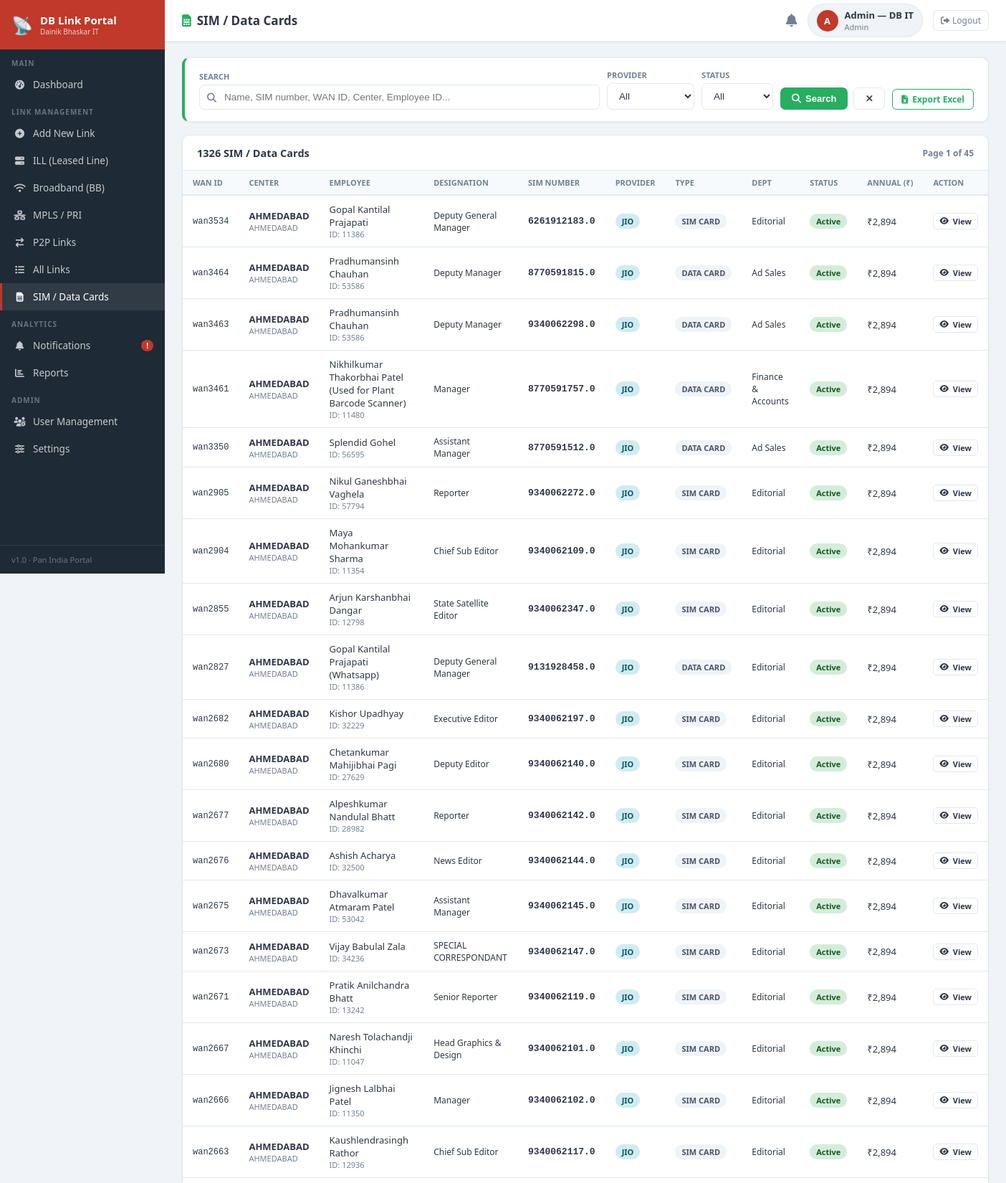
Page /sim-cards (signed in, upper part) on the committed database.
### tables this page shows
CREATE TABLE sim_cards (
    id INTEGER PRIMARY KEY AUTOINCREMENT,
    wan_id TEXT DEFAULT '',
    center TEXT DEFAULT '',
    location TEXT DEFAULT '',
    division TEXT DEFAULT '',
    office_type TEXT DEFAULT '',
    employee_id TEXT DEFAULT '',
    employee_name TEXT DEFAULT '',
    sim_number TEXT DEFAULT '',
    service_provider TEXT DEFAULT '',
    card_type TEXT DEFAULT '',
    emp_status TEXT DEFAULT 'Active',
    designation TEXT DEFAULT '',
    department TEXT DEFAULT '',
    arc REAL DEFAULT 0,
    state TEXT DEFAULT '',
    created_at TEXT DEFAULT (datetime('now','localtime'))
);

### app.py (the view)
@app.route('/sim-cards')
@login_required
def sim_cards():
    db       = get_db()
    search   = request.args.get('search','').strip()
    provider = request.args.get('provider','').strip()
    status_f = request.args.get('status','').strip()
    page     = max(1, int(request.args.get('page',1) or 1))
    per_page = 30
    conds, params = [], []
    if search:
        conds.append('(employee_name LIKE ? OR sim_number LIKE ? OR center LIKE ? OR service_provider LIKE ? OR wan_id LIKE ? OR employee_id LIKE ?)')
        params += [f'%{search}%']*6
    if provider: conds.append('service_provider=?'); params.append(provider)
    if status_f: conds.append('emp_status=?'); params.append(status_f)
    where  = ('WHERE '+' AND '.join(conds)) if conds else ''
    total  = qone(db, f'SELECT COUNT(*) FROM sim_cards {where}', params)
    sims   = db.execute(f'SELECT * FROM sim_cards {where} ORDER BY center LIMIT ? OFFSET ?', params+[per_page,(page-1)*per_page]).fetchall()
    providers = db.execute('SELECT DISTINCT service_provider FROM sim_cards WHERE service_provider!="" ORDER BY service_provider').fetchall()
    db.close()
    total_pages = max(1,(total+per_page-1)//per_page)
    return render_template('sim_cards.html', sims=sims, total=total, page=page,
                           per_page=per_page, total_pages=total_pages, search=search,
                           provider=provider, status_f=status_f, providers=providers)

### app.py (called while the page is built)
def get_db():
    conn = sqlite3.connect(DB_PATH)
    conn.row_factory = sqlite3.Row
    return conn

def qone(conn, sql, params=()):
    row = conn.execute(sql, list(params)).fetchone()
    return row[0] if row else 0

def login_required(f):
    @functools.wraps(f)
    def w(*a,**k):
        if 'user_id' not in session: return redirect(url_for('login'))
        return f(*a,**k)
    return w

### templates/sim_cards.html (shortened to what this page needs)
{% extends 'base.html' %}
{% block page_title %}<i class="fas fa-sim-card" style="color:var(--green);margin-right:8px"></i>SIM / Data Cards{% endblock %}
{% block content %}
<div class="card mb" style="border-left:4px solid var(--green)">
  <div class="card-body" style="padding:16px 20px">
    <form method="GET">
      <div style="display:flex;gap:10px;flex-wrap:wrap;align-items:flex-end">
        <div style="flex:1;min-width:200px">
          <div style="font-size:11px;font-weight:700;color:var(--muted);margin-bottom:4px;text-transform:uppercase">Search</div>
          <div style="position:relative">
            <i class="fas fa-search" style="position:absolute;left:11px;top:50%;transform:translateY(-50%);color:var(--muted);font-size:13px"></i>
            <input class="form-control" style="padding-left:34px" type="text" name="search" value="{{ search }}" placeholder="Name, SIM number, WAN ID, Center, Employee ID...">
          </div>
        </div>
        <div>
          <div style="font-size:11px;font-weight:700;color:var(--muted);margin-bottom:4px;text-transform:uppercase">Provider</div>
          <select class="form-control" style="min-width:100px" name="provider">
            <option value="">All</option>
          </select>
        </div>
        <div>
          <div style="font-size:11px;font-weight:700;color:var(--muted);margin-bottom:4px;text-transform:uppercase">Status</div>
          <select class="form-control" style="min-width:100px" name="status">
            <option value="">All</option>
          </select>
        </div>
        <div style="display:flex;gap:8px">
          <button class="btn btn-green" type="submit"><i class="fas fa-search"></i> Search</button>
          <a href="/sim-cards" class="btn btn-outline"><i class="fas fa-xmark"></i></a>
        </div>
        <a href="/export/sim-cards" class="btn btn-outline btn-sm" style="border-color:var(--green);color:var(--green);align-self:flex-end"><i class="fas fa-file-excel"></i> Export Excel</a>
      </div>
    </form>
  </div>
</div>
<div class="card">
  <div class="card-header"><span>{{ total }} SIM / Data Cards</span><span style="font-size:12px;color:var(--muted)">Page {{ page }} of {{ total_pages }}</span></div>
  <div class="tbl-wrap">
    <table class="tbl">
      <thead><tr><th>WAN ID</th><th>Center</th><th>Employee</th><th>Designation</th><th>SIM Number</th><th>Provider</th><th>Type</th><th>Dept</th><th>Status</th><th>Annual (₹)</th><th>Action</th></tr></thead>
      <tbody>
      {% for s in sims %}
      <tr>
        <td style="font-family:monospace;font-size:12px">{{ s['wan_id'] or '—' }}</td>
        <td><b>{{ s['center'] }}</b><div style="font-size:11px;color:var(--muted)">{{ s['location'] }}</div></td>
        <td>{{ s['employee_name'] }}<div style="font-size:11px;color:var(--muted)">ID: {{ s['employee_id'] }}</div></td>
        <td style="font-size:12px">{{ s['designation'] or '—' }}</td>
        <td style="font-family:monospace;font-weight:700">{{ s['sim_number'] }}</td>
        <td><span class="badge b-blue">{{ s['service_provider'] }}</span></td>
        <td><span class="badge b-gray">{{ s['card_type'] }}</span></td>
        <td style="font-size:12px">{{ s['department'] or '—' }}</td>
        <td><span class="badge {{ 'b-green' if s['emp_status']=='Active' else 'b-red' }}">{{ s['emp_status'] }}</span></td>
        <td>₹{{ "{:,.0f}".format(s['arc'] or 0) }}</td>
        <td><a href="/sim-cards/{{ s['id'] }}" class="btn btn-outline btn-xs"><i class="fas fa-eye"></i> View</a></td>
      </tr>
      {% else %}
      <tr><td colspan="11" style="text-align:center;padding:40px;color:var(--muted)">No records found</td></tr>
      {% endfor %}
      </tbody>
    </table>
  </div>
</div>
{% endblock %}

### templates/base.html (style rules this page uses)
:root { --red:#c0392b;--red2:#96281b;--dark:#1e2a35;--dark2:#2c3e50; --bg:#f0f3f7;--card:#fff;--border:#e2e8f0; --green:#27ae60;--orange:#e67e22;--blue:#2980b9;--purple:#8e44ad; --text:#2d3748;--muted:#718096; }
* { margin:0;padding:0;box-sizing:border-box }
body { font-family:'Segoe UI',Tahoma,sans-serif;background:var(--bg);color:var(--text);display:flex;min-height:100vh }
.card { background:var(--card);border-radius:10px;border:1px solid var(--border);box-shadow:0 1px 3px rgba(0,0,0,.05) }
.card-header { padding:14px 20px;border-bottom:1px solid var(--border);font-size:14.5px;font-weight:600;display:flex;align-items:center;justify-content:space-between;gap:10px }
.card-body { padding:18px 20px }
.tbl-wrap { overflow-x:auto }
table.tbl { width:100%;border-collapse:collapse;font-size:13px }
table.tbl th { background:#f7fafc;padding:9px 14px;text-align:left;font-size:11px;font-weight:700;text-transform:uppercase;color:var(--muted);border-bottom:2px solid var(--border);white-space:nowrap }
table.tbl td { padding:10px 14px;border-bottom:1px solid var(--border);vertical-align:middle }
.badge { display:inline-flex;align-items:center;gap:3px;padding:3px 9px;border-radius:20px;font-size:11px;font-weight:700;white-space:nowrap }
.b-green { background:#d4edda;color:#155724 }
.b-blue { background:#d1ecf1;color:#0c5460 }
.b-gray { background:#f0f3f7;color:#4a5568 }
.btn { display:inline-flex;align-items:center;gap:6px;padding:8px 16px;border-radius:7px;border:none;cursor:pointer;font-size:13px;font-weight:600;text-decoration:none;transition:all .18s;white-space:nowrap }
.btn-green { background:var(--green);color:#fff }
.btn-outline { background:none;border:1px solid var(--border);color:var(--text) }
.btn-sm { padding:5px 12px;font-size:12px;border-radius:6px }
.btn-xs { padding:3px 8px;font-size:11px;border-radius:5px }
.form-control { padding:9px 12px;border:1.5px solid var(--border);border-radius:7px;font-size:13.5px;outline:none;background:#fff;color:var(--text);transition:border .18s;width:100% }
select.form-control { cursor:pointer }
.mb { margin-bottom:18px }

### rows in the picture
sim_cards: wan "wan3534", center "AHMEDABAD", location "AHMEDABAD", employee_name "Gopal Kantilal Prajapati", employee_id "11386", designation "Deputy General Manager", sim_number "6261912183.0", service_provider "JIO", card_type "SIM CARD", department "Editorial", emp_status "Active", arc "2,894"
sim_cards: wan "wan3464", center "AHMEDABAD", location "AHMEDABAD", employee_name "Pradhumansinh Chauhan", employee_id "53586", designation "Deputy Manager", sim_number "8770591815.0", service_provider "JIO", card_type "DATA CARD", department "Ad Sales", emp_status "Active", arc "2,894"
sim_cards: wan "wan3463", center "AHMEDABAD", location "AHMEDABAD", employee_name "Pradhumansinh Chauhan", employee_id "53586", designation "Deputy Manager", sim_number "9340062298.0", service_provider "JIO", card_type "DATA CARD", department "Ad Sales", emp_status "Active", arc "2,894"
sim_cards: wan "wan3461", center "AHMEDABAD", location "AHMEDABAD", employee_name "Nikhilkumar Thakorbhai Patel (Used for Plant Barcode Scanner)", employee_id "11480", designation "Manager", sim_number "8770591757.0", service_provider "JIO", card_type "DATA CARD", department "Finance & Accounts", emp_status "Active", arc "2,894"
sim_cards: wan "wan3350", center "AHMEDABAD", location "AHMEDABAD", employee_name "Splendid Gohel", employee_id "56595", designation "Assistant Manager", sim_number "8770591512.0", service_provider "JIO", card_type "DATA CARD", department "Ad Sales", emp_status "Active", arc "2,894"
sim_cards: wan "wan2905", center "AHMEDABAD", location "AHMEDABAD", employee_name "Nikul Ganeshbhai Vaghela", employee_id "57794", designation "Reporter", sim_number "9340062272.0", service_provider "JIO", card_type "SIM CARD", department "Editorial", emp_status "Active", arc "2,894"
sim_cards: wan "wan2904", center "AHMEDABAD", location "AHMEDABAD", employee_name "Maya Mohankumar Sharma", employee_id "11354", designation "Chief Sub Editor", sim_number "9340062109.0", service_provider "JIO", card_type "SIM CARD", department "Editorial", emp_status "Active", arc "2,894"
sim_cards: wan "wan2855", center "AHMEDABAD", location "AHMEDABAD", employee_name "Arjun Karshanbhai Dangar", employee_id "12798", designation "State Satellite Editor", sim_number "9340062347.0", service_provider "JIO", card_type "SIM CARD", department "Editorial", emp_status "Active", arc "2,894"
sim_cards: wan "wan2827", center "AHMEDABAD", location "AHMEDABAD", employee_name "Gopal Kantilal Prajapati (Whatsapp)", employee_id "11386", designation "Deputy General Manager", sim_number "9131928458.0", service_provider "JIO", card_type "DATA CARD", department "Editorial", emp_status "Active", arc "2,894"
sim_cards: wan "wan2682", center "AHMEDABAD", location "AHMEDABAD", employee_name "Kishor Upadhyay", employee_id "32229", designation "Executive Editor", sim_number "9340062197.0", service_provider "JIO", card_type "SIM CARD", department "Editorial", emp_status "Active", arc "2,894"
sim_cards: wan "wan2680", center "AHMEDABAD", location "AHMEDABAD", employee_name "Chetankumar Mahijibhai Pagi", employee_id "27629", designation "Deputy Editor", sim_number "9340062140.0", service_provider "JIO", card_type "SIM CARD", department "Editorial", emp_status "Active", arc "2,894"
sim_cards: wan "wan2677", center "AHMEDABAD", location "AHMEDABAD", employee_name "Alpeshkumar Nandulal Bhatt", employee_id "28982", designation "Reporter", sim_number "9340062142.0", service_provider "JIO", card_type "SIM CARD", department "Editorial", emp_status "Active", arc "2,894"
sim_cards: wan "wan2676", center "AHMEDABAD", location "AHMEDABAD", employee_name "Ashish Acharya", employee_id "32500", designation "News Editor", sim_number "9340062144.0", service_provider "JIO", card_type "SIM CARD", department "Editorial", emp_status "Active", arc "2,894"
sim_cards: wan "wan2675", center "AHMEDABAD", location "AHMEDABAD", employee_name "Dhavalkumar Atmaram Patel", employee_id "53042", designation "Assistant Manager", sim_number "9340062145.0", service_provider "JIO", card_type "SIM CARD", department "Editorial", emp_status "Active", arc "2,894"
sim_cards: wan "wan2673", center "AHMEDABAD", location "AHMEDABAD", employee_name "Vijay Babulal Zala", employee_id "34236", designation "SPECIAL CORRESPONDANT", sim_number "9340062147.0", service_provider "JIO", card_type "SIM CARD", department "Editorial", emp_status "Active", arc "2,894"
sim_cards: wan "wan2671", center "AHMEDABAD", location "AHMEDABAD", employee_name "Pratik Anilchandra Bhatt", employee_id "13242", designation "Senior Reporter", sim_number "9340062119.0", service_provider "JIO", card_type "SIM CARD", department "Editorial", emp_status "Active", arc "2,894"
sim_cards: wan "wan2667", center "AHMEDABAD", location "AHMEDABAD", employee_name "Naresh Tolachandji Khinchi", employee_id "11047", designation "Head Graphics & Design", sim_number "9340062101.0", service_provider "JIO", card_type "SIM CARD", department "Editorial", emp_status "Active", arc "2,894"
sim_cards: wan "wan2666", center "AHMEDABAD", location "AHMEDABAD", employee_name "Jignesh Lalbhai Patel", employee_id "11350", designation "Manager", sim_number "9340062102.0", service_provider "JIO", card_type "SIM CARD", department "Editorial", emp_status "Active", arc "2,894"
sim_cards: wan "wan2663", center "AHMEDABAD", location "AHMEDABAD", employee_name "Kaushlendrasingh Rathor", employee_id "12936", designation "Chief Sub Editor", sim_number "9340062117.0", service_provider "JIO", card_type "SIM CARD", department "Editorial", emp_status "Active", arc "2,894"

### other values in the picture
{{ (session.get('full_name') or session.get('username','U'))[0].upper() }} "A"
{{ session.get('full_name') or session.get('username') }} "Admin — DB IT"
{{ session.get('role','').title() }} "Admin"
{{ total }} "1326"
{{ page }} "1"
{{ total_pages }} "45"
